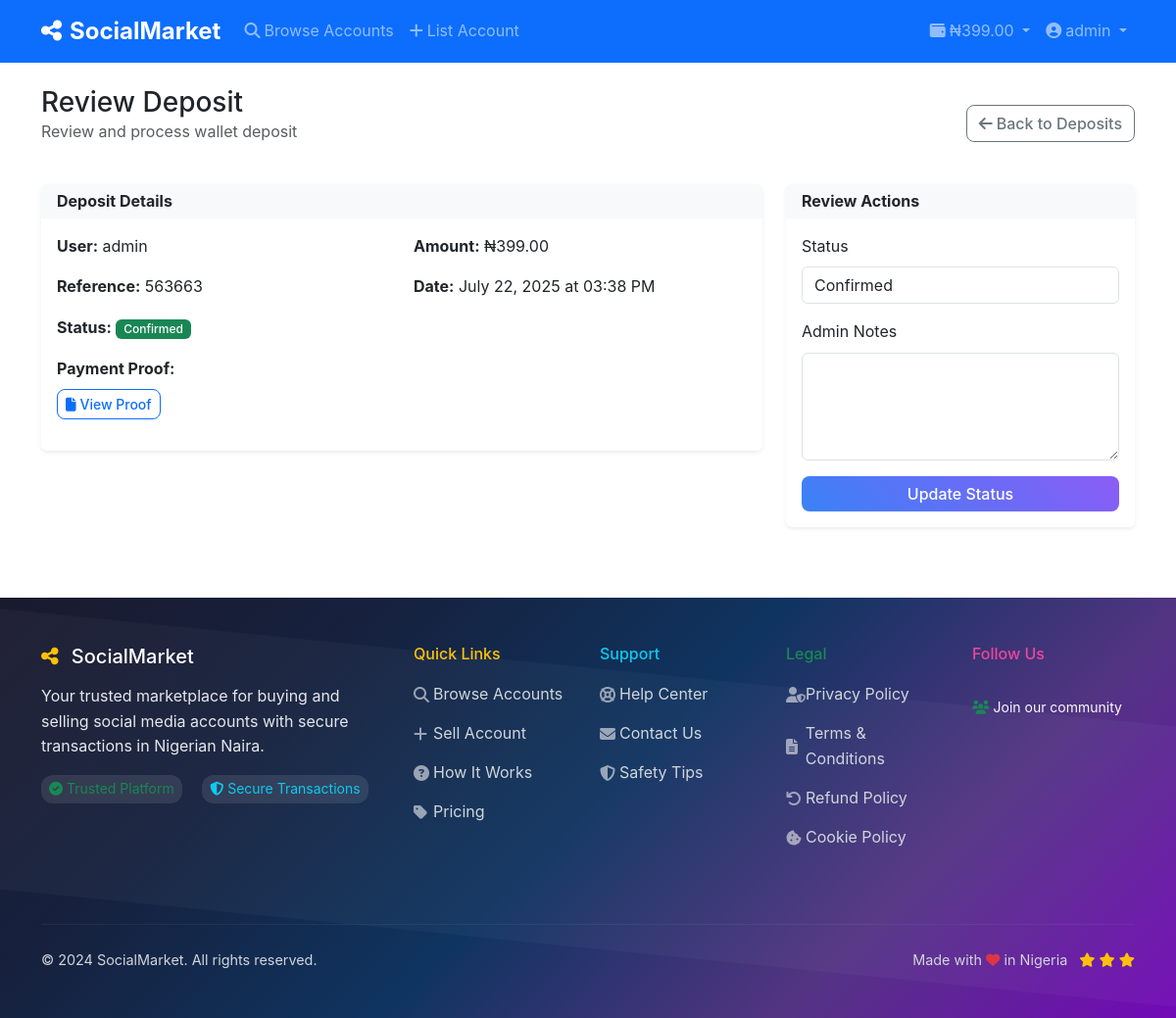
Screenshot of /admin/deposit/1 (signed in) with the database file from the repository.
### models.py (models this page shows, shortened)
class User(UserMixin, db.Model):
    id = db.Column(db.Integer, primary_key=True)
    username = db.Column(db.String(80), unique=True, nullable=False)
    email = db.Column(db.String(120), unique=True, nullable=False)
    password_hash = db.Column(db.String(255), nullable=False)
    role = db.Column(db.String(20), default='user')  # user, admin
    first_name = db.Column(db.String(50))
    last_name = db.Column(db.String(50))
    phone = db.Column(db.String(20))
    profile_pic = db.Column(db.String(255))
    bio = db.Column(db.Text)
    is_verified = db.Column(db.Boolean, default=False)
    is_active = db.Column(db.Boolean, default=True)
    is_banned = db.Column(db.Boolean, default=False)
    wallet_balance = db.Column(db.Numeric(10, 2), default=0.00)
    referral_code = db.Column(db.String(20), unique=True)
    referred_by = db.Column(db.Integer, db.ForeignKey('user.id'))
    referral_earnings = db.Column(db.Numeric(10, 2), default=0.00)
    created_at = db.Column(db.DateTime, default=datetime.utcnow)
    last_login = db.Column(db.DateTime)
    accounts_for_sale = db.relationship('SocialAccount', foreign_keys='SocialAccount.seller_id', backref='seller', lazy=True)
    accounts_reviewed = db.relationship('SocialAccount', foreign_keys='SocialAccount.reviewed_by', backref='reviewer', lazy=True)
    purchases = db.relationship('Purchase', backref='buyer', lazy=True)
    deposits = db.relationship('WalletDeposit', foreign_keys='WalletDeposit.user_id', backref='user', lazy=True)
    processed_deposits = db.relationship('WalletDeposit', foreign_keys='WalletDeposit.processed_by', backref='processor', lazy=True)
    referrals = db.relationship('User', backref=db.backref('referrer', remote_side=[id]))

class WalletDeposit(db.Model):
    id = db.Column(db.Integer, primary_key=True)
    user_id = db.Column(db.Integer, db.ForeignKey('user.id'), nullable=False)
    amount = db.Column(db.Numeric(10, 2), nullable=False)
    deposit_method = db.Column(db.String(50))  # bank_transfer, cash_deposit
    bank_name = db.Column(db.String(100))
    account_number = db.Column(db.String(20))
    account_name = db.Column(db.String(100))
    payment_proof = db.Column(db.String(255))
    reference_number = db.Column(db.String(100))
    status = db.Column(db.String(20), default='pending')  # pending, confirmed, rejected
    admin_notes = db.Column(db.Text)
    processed_by = db.Column(db.Integer, db.ForeignKey('user.id'))
    processed_at = db.Column(db.DateTime)
    created_at = db.Column(db.DateTime, default=datetime.utcnow)

class Settings(db.Model):
    id = db.Column(db.Integer, primary_key=True)
    site_name = db.Column(db.String(100), default='SocialMarket')
    site_description = db.Column(db.Text)
    site_logo = db.Column(db.String(255))
    currency_symbol = db.Column(db.String(10), default='₦')
    currency_code = db.Column(db.String(3), default='NGN')
    commission_rate = db.Column(db.Numeric(5, 2), default=5.00)  # Percentage
    referral_commission = db.Column(db.Numeric(5, 2), default=2.00)  # Percentage
    min_withdrawal = db.Column(db.Numeric(10, 2), default=1000.00)
    max_withdrawal = db.Column(db.Numeric(10, 2), default=1000000.00)
    smtp_server = db.Column(db.String(100))
    smtp_port = db.Column(db.Integer, default=587)
    smtp_username = db.Column(db.String(100))
    smtp_password = db.Column(db.String(255))
    admin_email = db.Column(db.String(120))
    bank_name = db.Column(db.String(100))
    account_number = db.Column(db.String(20))
    account_name = db.Column(db.String(100))
    bank_name_2 = db.Column(db.String(100))
    account_number_2 = db.Column(db.String(20))
    account_name_2 = db.Column(db.String(100))
    payment_instructions = db.Column(db.Text)
    facebook_url = db.Column(db.String(255))
    twitter_url = db.Column(db.String(255))
    instagram_url = db.Column(db.String(255))
    telegram_url = db.Column(db.String(255))
    whatsapp_url = db.Column(db.String(255))
    help_center_url = db.Column(db.String(255))
    contact_us_url = db.Column(db.String(255))
    safety_tips_url = db.Column(db.String(255))
    terms_of_service_url = db.Column(db.String(255))
    privacy_policy_url = db.Column(db.String(255))
    refund_policy_url = db.Column(db.String(255))
    cookie_policy_url = db.Column(db.String(255))
    how_it_works_url = db.Column(db.String(255))
    pricing_url = db.Column(db.String(255))
    updated_at = db.Column(db.DateTime, default=datetime.utcnow, onupdate=datetime.utcnow)

### app.py (the view, shortened to what this page needs)
@app.route('/admin/deposit/<int:id>', methods=['GET', 'POST'])
@login_required
@admin_required
def admin_review_deposit(id):
    deposit = WalletDeposit.query.get_or_404(id)
    form = AdminDepositReviewForm()
    return render_template('admin/review_deposit.html', deposit=deposit, form=form)

### templates/admin/review_deposit.html (shortened to what this page needs)
{% extends "base.html" %}
{% block content %}
<div class="container py-4">
    <div class="row mb-4">
        <div class="col-12">
            <div class="d-flex justify-content-between align-items-center">
                <div>
                    <h1 class="h3 mb-0">Review Deposit</h1>
                    <p class="text-muted">Review and process wallet deposit</p>
                </div>
                <a href="{{ url_for('admin_deposits') }}" class="btn btn-outline-secondary">
                    <i class="fas fa-arrow-left me-1"></i>Back to Deposits
                </a>
            </div>
        </div>
    </div>
    <div class="row">
        <div class="col-lg-8">
            <div class="card border-0 shadow-sm">
                <div class="card-header bg-light border-0">
                    <h6 class="mb-0 fw-bold">Deposit Details</h6>
                </div>
                <div class="card-body">
                    <div class="row">
                        <div class="col-md-6 mb-3">
                            <strong>User:</strong> {{ deposit.user.username }}
                        </div>
                        <div class="col-md-6 mb-3">
                            <strong>Amount:</strong> ₦{{ "%.2f"|format(deposit.amount) }}
                        </div>
                        <div class="col-md-6 mb-3">
                            <strong>Reference:</strong> {{ deposit.reference_number }}
                        </div>
                        <div class="col-md-6 mb-3">
                            <strong>Date:</strong> {{ deposit.created_at.strftime('%B %d, %Y at %I:%M %p') }}
                        </div>
                        <div class="col-md-6 mb-3">
                            <strong>Status:</strong>
                            <span class="badge bg-{{ 'success' if deposit.status == 'confirmed' else 'warning' if deposit.status == 'pending' else 'danger' }}">
                                {{ deposit.status.title() }}
                            </span>
                        </div>
                    </div>
                    {% if deposit.payment_proof %}
                    <div class="mb-3">
                        <strong>Payment Proof:</strong>
                        <div class="mt-2">
                            <a href="{{ url_for('uploaded_file', filename='payment_proofs/' + deposit.payment_proof) }}" target="_blank" class="btn btn-outline-primary btn-sm">
                                <i class="fas fa-file me-1"></i>View Proof
                            </a>
                        </div>
                    </div>
                    {% endif %}
                </div>
            </div>
        </div>
        <div class="col-lg-4">
            <div class="card border-0 shadow-sm">
                <div class="card-header bg-light border-0">
                    <h6 class="mb-0 fw-bold">Review Actions</h6>
                </div>
                <div class="card-body">
                    <form method="POST">
                        <div class="mb-3">
                            {{ form.status.label(class="form-label") }}
                            {{ form.status(class="form-control") }}
                        </div>
                        <div class="mb-3">
                            {{ form.admin_notes.label(class="form-label") }}
                            {{ form.admin_notes(class="form-control", rows="4") }}
                        </div>
                        <div class="d-grid">
                            {{ form.submit(class="btn btn-primary") }}
                        </div>
                    </form>
                </div>
            </div>
        </div>
    </div>
</div>
{% endblock %}

### templates/base.html (shortened to what this page needs)
<!DOCTYPE html>
<html lang="en">
<head>
    <link href="https://cdn.jsdelivr.net/npm/bootstrap@5.3.0/dist/css/bootstrap.min.css" rel="stylesheet">
    <link href="https://cdnjs.cloudflare.com/ajax/libs/font-awesome/6.4.0/css/all.min.css" rel="stylesheet">
    <link href="{{ url_for('static', filename='css/style.css') }}" rel="stylesheet">
</head>
<body>
    <nav class="navbar navbar-expand-lg navbar-dark bg-primary sticky-top">
        <div class="container">
            <a class="navbar-brand fw-bold" href="{{ url_for('index') }}">
                <i class="fas fa-share-alt me-2"></i>SocialMarket
            </a>
            <div class="collapse navbar-collapse" id="navbarNav">
                <ul class="navbar-nav me-auto">
                    <li class="nav-item">
                        <a class="nav-link" href="{{ url_for('browse') }}">
                            <i class="fas fa-search me-1"></i>Browse Accounts
                        </a>
                    </li>
                    {% if current_user.is_authenticated %}
                    <li class="nav-item">
                        <a class="nav-link" href="{{ url_for('list_account') }}">
                            <i class="fas fa-plus me-1"></i>List Account
                        </a>
                    </li>
                    {% endif %}
                </ul>
                <ul class="navbar-nav">
                    {% if current_user.is_authenticated %}
                    <li class="nav-item dropdown">
                        <a class="nav-link dropdown-toggle" href="#" role="button" data-bs-toggle="dropdown">
                            <i class="fas fa-wallet me-1"></i>₦{{ "%.2f"|format(current_user.wallet_balance) }}
                        </a>
                    </li>
                    <li class="nav-item dropdown">
                        <a class="nav-link dropdown-toggle" href="#" role="button" data-bs-toggle="dropdown">
                            <i class="fas fa-user-circle me-1"></i>{{ current_user.username }}
                        </a>
                    </li>
                    {% endif %}
                </ul>
            </div>
        </div>
    </nav>
    <main>
        {% block content %}{% endblock %}
    </main>
    <footer class="footer-colorful text-light py-5 mt-5">
        <div class="container">
            <div class="row">
                <div class="col-lg-4 mb-4">
                    <h5 class="text-white mb-3">
                        <i class="fas fa-share-alt me-2 text-warning"></i>
                        {% if settings and settings.site_name %}{{ settings.site_name }}{% else %}SocialMarket{% endif %}
                    </h5>
                    <p class="footer-text">Your trusted marketplace for buying and selling social media accounts with secure transactions in Nigerian Naira.</p>
                    <div class="footer-stats mt-3">
                        <small class="text-success"><i class="fas fa-check-circle me-1"></i>Trusted Platform</small>
                        <small class="text-info ms-3"><i class="fas fa-shield-alt me-1"></i>Secure Transactions</small>
                    </div>
                </div>
                <div class="col-lg-2 mb-4">
                    <h6 class="text-warning mb-3">Quick Links</h6>
                    <ul class="list-unstyled footer-links">
                        <li><a href="{{ url_for('browse') }}" class="footer-link">
                            <i class="fas fa-search me-1"></i>Browse Accounts
                        </a></li>
                        {% if current_user.is_authenticated %}
                        <li><a href="{{ url_for('list_account') }}" class="footer-link">
                            <i class="fas fa-plus me-1"></i>Sell Account
                        </a></li>
                        {% endif %}
                        <li><a href="{% if settings and settings.how_it_works_url %}{{ settings.how_it_works_url }}{% else %}#{% endif %}" class="footer-link">
                            <i class="fas fa-question-circle me-1"></i>How It Works
                        </a></li>
                        <li><a href="{% if settings and settings.pricing_url %}{{ settings.pricing_url }}{% else %}#{% endif %}" class="footer-link">
                            <i class="fas fa-tag me-1"></i>Pricing
                        </a></li>
                    </ul>
                </div>
                <div class="col-lg-2 mb-4">
                    <h6 class="text-info mb-3">Support</h6>
                    <ul class="list-unstyled footer-links">
                        <li><a href="{{ settings.help_center_url or '#' }}" class="footer-link">
                            <i class="fas fa-life-ring me-1"></i>Help Center
                        </a></li>
                        <li><a href="{{ settings.contact_us_url or '#' }}" class="footer-link">
                            <i class="fas fa-envelope me-1"></i>Contact Us
                        </a></li>
                        <li><a href="{{ settings.safety_tips_url or '#' }}" class="footer-link">
                            <i class="fas fa-shield-alt me-1"></i>Safety Tips
                        </a></li>
                    </ul>
                </div>
                <div class="col-lg-2 mb-4">
                    <h6 class="text-success mb-3">Legal</h6>
                    <ul class="list-unstyled footer-links">
                        <li><a href="{{ settings.privacy_policy_url or '#' }}" class="footer-link">
                            <i class="fas fa-user-shield me-1"></i>Privacy Policy
                        </a></li>
                        <li><a href="{{ settings.terms_of_service_url or '#' }}" class="footer-link">
                            <i class="fas fa-file-alt me-1"></i>Terms & Conditions
                        </a></li>
                        <li><a href="{{ settings.refund_policy_url or '#' }}" class="footer-link">
                            <i class="fas fa-undo me-1"></i>Refund Policy
                        </a></li>
                        <li><a href="{{ settings.cookie_policy_url or '#' }}" class="footer-link">
                            <i class="fas fa-cookie-bite me-1"></i>Cookie Policy
                        </a></li>
                    </ul>
                </div>
                <div class="col-lg-2 mb-4">
                    <h6 class="text-pink mb-3">Follow Us</h6>
                    <div class="mt-3">
                        <small class="text-light">
                            <i class="fas fa-users me-1 text-success"></i>Join our community
                        </small>
                    </div>
                </div>
            </div>
            <hr class="footer-divider">
            <div class="row align-items-center">
                <div class="col-md-6">
                    <p class="footer-copyright mb-0">
                        &copy; 2024 {% if settings and settings.site_name %}{{ settings.site_name }}{% else %}SocialMarket{% endif %}. All rights reserved.
                    </p>
                </div>
                <div class="col-md-6 text-md-end">
                    <p class="footer-made mb-0">
                        Made with <i class="fas fa-heart text-danger"></i> in Nigeria
                        <span class="ms-2">
                            <i class="fas fa-star text-warning"></i>
                            <i class="fas fa-star text-warning"></i>
                            <i class="fas fa-star text-warning"></i>
                        </span>
                    </p>
                </div>
            </div>
        </div>
    </footer>
</body>
</html>

### rows the page displays
User: wallet_balance "399.00", username "admin", user.username "admin"
WalletDeposit: amount "399.00", reference_number "563663", created_at "July 22, 2025 at 03:38 PM", status "Confirmed"
Settings: site_name "SocialMarket"
